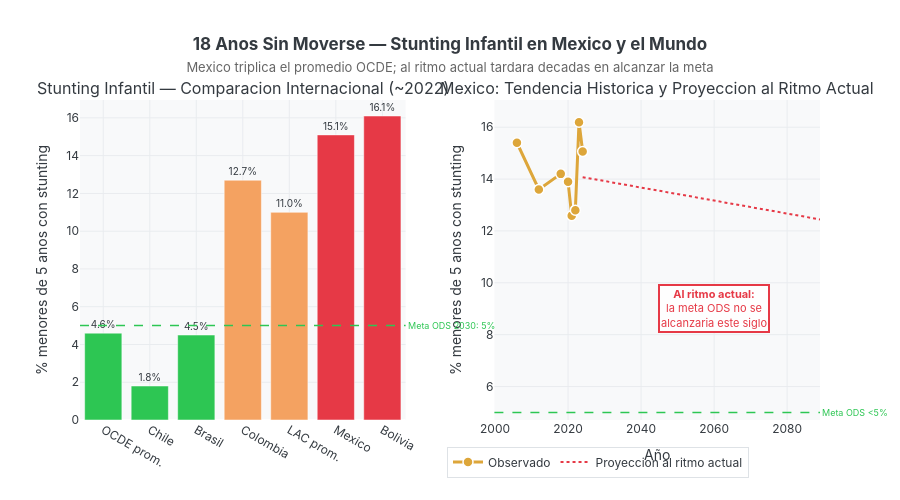

Source (notebook cell):
### Markdown cell above
## Acto V — 18 Años Sin Moverse
La comparación internacional deja al descubierto la magnitud real del rezago.
El **stunting infantil en México (15.1 %)** triplica el promedio de la OCDE (~5 %)
y casi duplica el promedio latinoamericano. A este ritmo de mejora —
0.3 puntos porcentuales en 18 años — **México necesitaría ~60 años más** para alcanzar
la meta ODS de <5 %. El problema no es sólo de datos: es de velocidad de acción.

### Code cell
# ══════════════════════════════════════════════════════════════════════════════
# FIGURA 5 — 18 Años Sin Moverse: Stunting en Perspectiva
# ══════════════════════════════════════════════════════════════════════════════

# ── Panel izquierdo: comparación internacional ────────────────────────────────
paises      = ['OCDE prom.', 'Chile', 'Brasil', 'Colombia', 'LAC prom.', 'Mexico', 'Bolivia']
stunting_cp = [4.6,          1.8,    4.5,      12.7,        11.0,        15.1,     16.1]
colores_cp  = [C_DATO, C_DATO, C_DATO, C_ESCASO, C_ESCASO, C_VACIO, C_VACIO]

# ── Panel derecho: México en el tiempo + proyección ──────────────────────────
stunting = get_serie('2.2.1')

# Proyección lineal
x_obs = np.array(stunting['periodo'])
y_obs = np.array(stunting['valor'])
m_pr, b_pr = np.polyfit(x_obs, y_obs, 1)
# Calcular año en que llega a 5%
ano_meta = int((5 - b_pr) / m_pr) if m_pr < 0 else 9999
x_proj = np.arange(2024, min(ano_meta + 5, 2090))

fig5 = make_subplots(
    rows=1, cols=2,
    subplot_titles=[
        'Stunting Infantil — Comparacion Internacional (~2022)',
        'Mexico: Tendencia Historica y Proyeccion al Ritmo Actual'
    ],
    horizontal_spacing=0.12
)

# Panel izquierdo
fig5.add_trace(go.Bar(
    x=paises, y=stunting_cp,
    marker_color=colores_cp,
    marker_line_color='white', marker_line_width=0.5,
    text=['{:.1f}%'.format(v) for v in stunting_cp],
    textposition='outside', textfont=dict(size=10),
    showlegend=False,
    hovertemplate='<b>%{x}</b><br>Stunting: <b>%{y:.1f}%</b><extra></extra>'
), row=1, col=1)

fig5.add_hline(
    y=5, line_width=1.5, line_dash='dash', line_color=C_DATO,
    annotation_text='Meta ODS 2030: 5%',
    annotation_position='right',
    annotation_font=dict(size=9, color=C_DATO),
    row=1, col=1
)

# Panel derecho: serie real
fig5.add_trace(go.Scatter(
    x=stunting['periodo'], y=stunting['valor'],
    mode='lines+markers',
    name='Observado',
    line=dict(color=C_ODS2, width=3),
    marker=dict(size=10, color=C_ODS2, line=dict(width=1.5, color='white')),
    hovertemplate='<b>%{x}</b><br>Stunting: <b>%{y:.1f}%</b><extra></extra>'
), row=1, col=2)

# Proyección
fig5.add_trace(go.Scatter(
    x=x_proj, y=np.clip(m_pr * x_proj + b_pr, 0, 20),
    mode='lines',
    name='Proyeccion al ritmo actual',
    line=dict(color=C_VACIO, width=2, dash='dot'),
    hovertemplate='<b>%{x}</b><br>Proyeccion: <b>%{y:.1f}%</b><extra></extra>'
), row=1, col=2)

fig5.add_hline(
    y=5, line_width=1.5, line_dash='dash', line_color=C_DATO,
    annotation_text='Meta ODS <5%',
    annotation_position='right',
    annotation_font=dict(size=9, color=C_DATO),
    row=1, col=2
)

if ano_meta < 2090:
    fig5.add_annotation(
        x=ano_meta, y=5.5,
        text='<b>Meta alcanzada en ~{}</b><br>al ritmo actual'.format(ano_meta),
        showarrow=True, arrowhead=2, ax=0, ay=-40,
        font=dict(size=10, color=C_VACIO),
        bgcolor='rgba(255,255,255,0.9)', bordercolor=C_VACIO, borderwidth=1.5,
        row=1, col=2
    )
else:
    fig5.add_annotation(
        x=2060, y=9,
        text='<b>Al ritmo actual:</b><br>la meta ODS no se<br>alcanzaria este siglo',
        showarrow=False,
        font=dict(size=11, color=C_VACIO),
        bgcolor='rgba(255,255,255,0.9)', bordercolor=C_VACIO, borderwidth=2,
        row=1, col=2
    )

fig5.update_yaxes(title_text='% menores de 5 anos con stunting', showgrid=True, gridcolor='#E9ECEF')
fig5.update_xaxes(showgrid=True, gridcolor='#E9ECEF')
fig5.update_xaxes(title_text='Año', row=1, col=2)

fig5.update_layout(
    title=dict(
        text='<b>18 Anos Sin Moverse — Stunting Infantil en Mexico y el Mundo</b><br>'
             '<span style="font-size:13px;color:#666;font-weight:normal">'
             'Mexico triplica el promedio OCDE; al ritmo actual tardara decadas en alcanzar la meta</span>',
        x=0.5, xanchor='center'
    ),
    height=500, plot_bgcolor=C_FONDO, paper_bgcolor='white',
    font=dict(family='Inter, Arial, sans-serif', color=C_LINEA),
    legend=dict(
        orientation='h', yanchor='bottom', y=-0.18, xanchor='center', x=0.7,
        bgcolor='rgba(255,255,255,0.8)', bordercolor='#DEE2E6', borderwidth=1
    ),
    margin=dict(t=100, b=80)
)
fig5.show()

print('Tasa de mejora stunting: {:.4f} pp/año'.format(m_pr))
print('Para llegar a 5%: aprox. año {}'.format(ano_meta))

### Figure 1 — Plotly figure (JSON) as saved in the notebook; plotly's stock layout.template omitted (floating-point values rounded to 4 significant figures)
{"data": [{"hovertemplate": "<b>%{x}</b><br>Stunting: <b>%{y:.1f}%</b><extra></extra>", "marker": {"color": ["#2DC653", "#2DC653", "#2DC653", "#F4A261", "#F4A261", "#E63946", "#E63946"], "line": {"color": "white", "width": 0.5}}, "showlegend": false, "text": ["4.6%", "1.8%", "4.5%", "12.7%", "11.0%", "15.1%", "16.1%"], "textfont": {"size": 10}, "textposition": "outside", "type": "bar", "x": ["OCDE prom.", "Chile", "Brasil", "Colombia", "LAC prom.", "Mexico", "Bolivia"], "xaxis": "x", "y": [4.6, 1.8, 4.5, 12.7, 11, 15.1, 16.1], "yaxis": "y"}, {"hovertemplate": "<b>%{x}</b><br>Stunting: <b>%{y:.1f}%</b><extra></extra>", "line": {"color": "#DDA63A", "width": 3}, "marker": {"color": "#DDA63A", "line": {"color": "white", "width": 1.5}, "size": 10}, "mode": "lines+markers", "name": "Observado", "type": "scatter", "x": [2006, 2012, 2018, 2020, 2021, 2022, 2023, 2024], "xaxis": "x2", "y": [15.4, 13.6, 14.2, 13.9, 12.59, 12.8, 16.19, 15.06], "yaxis": "y2"}, {"hovertemplate": "<b>%{x}</b><br>Proyeccion: <b>%{y:.1f}%</b><extra></extra>", "line": {"color": "#E63946", "dash": "dot", "width": 2}, "mode": "lines", "name": "Proyeccion al ritmo actual", "type": "scatter", "x": [2024, 2025, 2026, 2027, 2028, 2029, 2030, 2031, 2032, 2033, 2034, 2035, 2036, 2037, 2038, 2039, 2040, 2041, 2042, 2043, 2044, 2045, 2046, 2047, 2048, 2049, 2050, 2051, 2052, 2053, 2054, 2055, 2056, 2057, 2058, 2059, 2060, 2061, 2062, 2063, 2064, 2065, 2066, 2067, 2068, 2069, 2070, 2071, 2072, 2073, 2074, 2075, 2076, 2077, 2078, 2079, 2080, 2081, 2082, 2083, 2084, 2085, 2086, 2087, 2088, 2089], "xaxis": "x2", "y": [14.07, 14.05, 14.02, 14.0, 13.97, 13.95, 13.92, 13.9, 13.87, 13.85, 13.82, 13.8, 13.77, 13.75, 13.72, 13.7, 13.67, 13.65, 13.62, 13.6, 13.57, 13.55, 13.52, 13.5, 13.47, 13.45, 13.42, 13.4, 13.37, 13.35, 13.32, 13.3, 13.27, 13.25, 13.22, 13.2, 13.17, 13.15, 13.12, 13.1, 13.07, 13.05, 13.02, 13.0, 12.97, 12.95, 12.92, 12.9, 12.87, 12.85, 12.82, 12.8, 12.77, 12.74, 12.72, 12.69, 12.67, 12.64, 12.62, 12.59, 12.57, 12.54, 12.52, 12.49, 12.47, 12.44], "yaxis": "y2"}], "layout": {"annotations": [{"font": {"size": 16}, "showarrow": false, "text": "Stunting Infantil — Comparacion Internacional (~2022)", "x": 0.22, "xanchor": "center", "xref": "paper", "y": 1, "yanchor": "bottom", "yref": "paper"}, {"font": {"size": 16}, "showarrow": false, "text": "Mexico: Tendencia Historica y Proyeccion al Ritmo Actual", "x": 0.78, "xanchor": "center", "xref": "paper", "y": 1, "yanchor": "bottom", "yref": "paper"}, {"font": {"color": "#2DC653", "size": 9}, "showarrow": false, "text": "Meta ODS 2030: 5%", "x": 1, "xanchor": "left", "xref": "x domain", "y": 5, "yanchor": "middle", "yref": "y"}, {"font": {"color": "#2DC653", "size": 9}, "showarrow": false, "text": "Meta ODS <5%", "x": 1, "xanchor": "left", "xref": "x2 domain", "y": 5, "yanchor": "middle", "yref": "y2"}, {"bgcolor": "rgba(255,255,255,0.9)", "bordercolor": "#E63946", "borderwidth": 2, "font": {"color": "#E63946", "size": 11}, "showarrow": false, "text": "<b>Al ritmo actual:</b><br>la meta ODS no se<br>alcanzaria este siglo", "x": 2060, "xref": "x2", "y": 9, "yref": "y2"}], "font": {"color": "#343A40", "family": "Inter, Arial, sans-serif"}, "height": 500, "legend": {"bgcolor": "rgba(255,255,255,0.8)", "bordercolor": "#DEE2E6", "borderwidth": 1, "orientation": "h", "x": 0.7, "xanchor": "center", "y": -0.18, "yanchor": "bottom"}, "margin": {"b": 80, "t": 100}, "paper_bgcolor": "white", "plot_bgcolor": "#F8F9FA", "shapes": [{"line": {"color": "#2DC653", "dash": "dash", "width": 1.5}, "type": "line", "x0": 0, "x1": 1, "xref": "x domain", "y0": 5, "y1": 5, "yref": "y"}, {"line": {"color": "#2DC653", "dash": "dash", "width": 1.5}, "type": "line", "x0": 0, "x1": 1, "xref": "x2 domain", "y0": 5, "y1": 5, "yref": "y2"}], "title": {"text": "<b>18 Anos Sin Moverse — Stunting Infantil en Mexico y el Mundo</b><br><span style=\"font-size:13px;color:#666;font-weight:normal\">Mexico triplica el promedio OCDE; al ritmo actual tardara decadas en alcanzar la meta</span>", "x": 0.5, "xanchor": "center"}, "xaxis": {"anchor": "y", "domain": [0, 0.44], "gridcolor": "#E9ECEF", "showgrid": true}, "xaxis2": {"anchor": "y2", "domain": [0.56, 1], "gridcolor": "#E9ECEF", "showgrid": true, "title": {"text": "Año"}}, "yaxis": {"anchor": "x", "domain": [0, 1], "gridcolor": "#E9ECEF", "showgrid": true, "title": {"text": "% menores de 5 anos con stunting"}}, "yaxis2": {"anchor": "x2", "domain": [0, 1], "gridcolor": "#E9ECEF", "showgrid": true, "title": {"text": "% menores de 5 anos con stunting"}}}}
